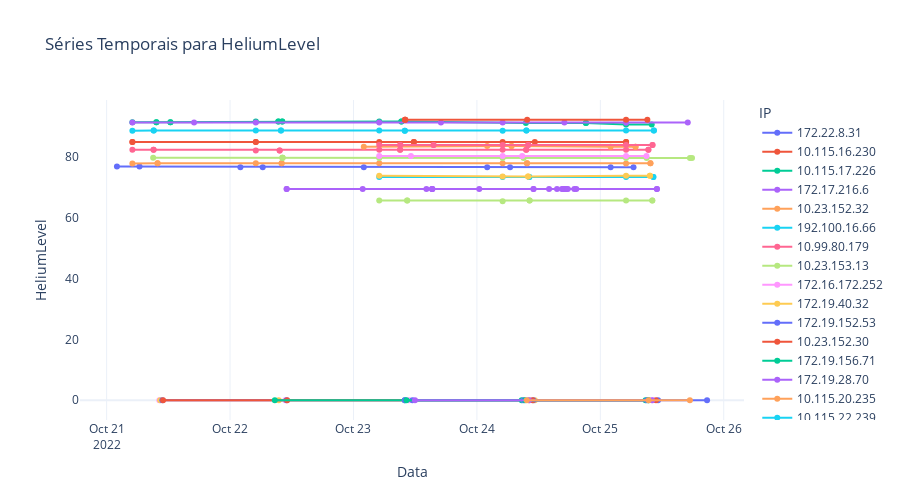

Write notebook code for a chart like this one.
### Code cell
fig = px.line(
    df.sort_index(), 
    y="HeliumLevel", 
    line_group="IP", 
    color="IP", 
    markers=True,
    hover_data=["IP"],
    title="Séries Temporais para HeliumLevel",
    height=500
)
fig.update_traces(
    hovertemplate="<br>%{x|%H:%M - %d/%m}<br>IP: %{customdata[0]}<br>BoreTemperature: %{y}<extra></extra>"
)
fig.update_layout(
    yaxis=dict(showgrid=False)
)
fig.show(renderer="colab")

### Figure 1 — Plotly figure (JSON) as saved in the notebook; plotly's stock layout.template omitted (floating-point values rounded to 4 significant figures)
{"data": [{"customdata": [["172.22.8.31"], ["172.22.8.31"], ["172.22.8.31"], ["172.22.8.31"], ["172.22.8.31"], ["172.22.8.31"], ["172.22.8.31"], ["172.22.8.31"], ["172.22.8.31"]], "hovertemplate": "<br>%{x|%H:%M - %d/%m}<br>IP: %{customdata[0]}<br>BoreTemperature: %{y}<extra></extra>", "legendgroup": "172.22.8.31", "line": {"color": "#636efa", "dash": "solid"}, "marker": {"symbol": "circle"}, "mode": "lines+markers", "name": "172.22.8.31", "orientation": "v", "showlegend": true, "type": "scatter", "x": ["2022-10-21T02:00:19", "2022-10-21T06:23:47", "2022-10-22T02:00:19", "2022-10-22T06:21:05", "2022-10-23T02:00:19", "2022-10-24T02:00:19", "2022-10-24T06:26:59", "2022-10-25T02:00:20", "2022-10-25T06:27:29"], "xaxis": "x", "y": [76.9, 76.9, 76.7, 76.7, 76.7, 76.7, 76.7, 76.7, 76.7], "yaxis": "y"}, {"customdata": [["10.115.16.230"], ["10.115.16.230"], ["10.115.16.230"], ["10.115.16.230"], ["10.115.16.230"], ["10.115.16.230"], ["10.115.16.230"], ["10.115.16.230"], ["10.115.16.230"], ["10.115.16.230"], ["10.115.16.230"]], "hovertemplate": "<br>%{x|%H:%M - %d/%m}<br>IP: %{customdata[0]}<br>BoreTemperature: %{y}<extra></extra>", "legendgroup": "10.115.16.230", "line": {"color": "#EF553B", "dash": "solid"}, "marker": {"symbol": "circle"}, "mode": "lines+markers", "name": "10.115.16.230", "orientation": "v", "showlegend": true, "type": "scatter", "x": ["2022-10-21T05:00:17", "2022-10-21T05:00:39", "2022-10-22T05:00:18", "2022-10-22T05:00:37", "2022-10-23T05:00:17", "2022-10-23T11:44:39", "2022-10-23T11:44:44", "2022-10-24T05:00:18", "2022-10-24T11:15:37", "2022-10-25T05:00:18", "2022-10-25T05:00:46"], "xaxis": "x", "y": [85, 85, 85, 85, 85, 85, 85, 85, 85, 85, 85], "yaxis": "y"}, {"customdata": [["10.115.17.226"], ["10.115.17.226"], ["10.115.17.226"], ["10.115.17.226"], ["10.115.17.226"], ["10.115.17.226"], ["10.115.17.226"], ["10.115.17.226"], ["10.115.17.226"], ["10.115.17.226"], ["10.115.17.226"], ["10.115.17.226"], ["10.115.17.226"], ["10.115.17.226"], ["10.115.17.226"], ["10.115.17.226"], ["10.115.17.226"], ["10.115.17.226"]], "hovertemplate": "<br>%{x|%H:%M - %d/%m}<br>IP: %{customdata[0]}<br>BoreTemperature: %{y}<extra></extra>", "legendgroup": "10.115.17.226", "line": {"color": "#00cc96", "dash": "solid"}, "marker": {"symbol": "circle"}, "mode": "lines+markers", "name": "10.115.17.226", "orientation": "v", "showlegend": true, "type": "scatter", "x": ["2022-10-21T05:00:18", "2022-10-21T09:40:14", "2022-10-21T09:40:24", "2022-10-21T12:23:49", "2022-10-21T12:24:24", "2022-10-22T05:00:19", "2022-10-22T09:23:23", "2022-10-22T09:23:33", "2022-10-22T10:08:28", "2022-10-22T10:09:01", "2022-10-23T05:00:18", "2022-10-23T09:18:40", "2022-10-23T09:18:51", "2022-10-24T09:31:44", "2022-10-24T21:11:51", "2022-10-24T21:12:27", "2022-10-25T05:00:18", "2022-10-25T09:59:37"], "xaxis": "x", "y": [91.5, 91.5, 91.5, 91.5, 91.5, 91.7, 91.7, 91.7, 91.7, 91.7, 91.7, 91.7, 91.7, 91.2, 91.2, 91.2, 90.7, 90.7], "yaxis": "y"}, {"customdata": [["172.17.216.6"], ["172.17.216.6"], ["172.17.216.6"], ["172.17.216.6"], ["172.17.216.6"], ["172.17.216.6"], ["172.17.216.6"], ["172.17.216.6"], ["172.17.216.6"]], "hovertemplate": "<br>%{x|%H:%M - %d/%m}<br>IP: %{customdata[0]}<br>BoreTemperature: %{y}<extra></extra>", "legendgroup": "172.17.216.6", "line": {"color": "#ab63fa", "dash": "solid"}, "marker": {"symbol": "circle"}, "mode": "lines+markers", "name": "172.17.216.6", "orientation": "v", "showlegend": true, "type": "scatter", "x": ["2022-10-21T05:00:19", "2022-10-21T17:00:20", "2022-10-22T05:00:21", "2022-10-23T05:00:20", "2022-10-23T17:00:19", "2022-10-24T05:00:19", "2022-10-24T17:00:19", "2022-10-25T05:00:19", "2022-10-25T17:00:19"], "xaxis": "x", "y": [91.4, 91.4, 91.4, 91.4, 91.4, 91.4, 91.4, 91.3, 91.4], "yaxis": "y"}, {"customdata": [["10.23.152.32"], ["10.23.152.32"], ["10.23.152.32"], ["10.23.152.32"], ["10.23.152.32"], ["10.23.152.32"], ["10.23.152.32"], ["10.23.152.32"], ["10.23.152.32"], ["10.23.152.32"], ["10.23.152.32"], ["10.23.152.32"], ["10.23.152.32"]], "hovertemplate": "<br>%{x|%H:%M - %d/%m}<br>IP: %{customdata[0]}<br>BoreTemperature: %{y}<extra></extra>", "legendgroup": "10.23.152.32", "line": {"color": "#FFA15A", "dash": "solid"}, "marker": {"symbol": "circle"}, "mode": "lines+markers", "name": "10.23.152.32", "orientation": "v", "showlegend": true, "type": "scatter", "x": ["2022-10-21T05:00:20", "2022-10-21T09:53:56", "2022-10-21T09:54:21", "2022-10-22T05:00:19", "2022-10-22T10:01:28", "2022-10-22T10:01:54", "2022-10-23T05:00:19", "2022-10-24T05:00:19", "2022-10-24T09:44:11", "2022-10-24T09:44:36", "2022-10-25T05:00:20", "2022-10-25T09:44:13", "2022-10-25T09:44:38"], "xaxis": "x", "y": [77.9, 78, 78, 78, 78, 78, 78, 78, 78, 78, 77.9, 78, 78], "yaxis": "y"}, {"customdata": [["192.100.16.66"], ["192.100.16.66"], ["192.100.16.66"], ["192.100.16.66"], ["192.100.16.66"], ["192.100.16.66"], ["192.100.16.66"], ["192.100.16.66"], ["192.100.16.66"], ["192.100.16.66"], ["192.100.16.66"], ["192.100.16.66"], ["192.100.16.66"], ["192.100.16.66"], ["192.100.16.66"]], "hovertemplate": "<br>%{x|%H:%M - %d/%m}<br>IP: %{customdata[0]}<br>BoreTemperature: %{y}<extra></extra>", "legendgroup": "192.100.16.66", "line": {"color": "#19d3f3", "dash": "solid"}, "marker": {"symbol": "circle"}, "mode": "lines+markers", "name": "192.100.16.66", "orientation": "v", "showlegend": true, "type": "scatter", "x": ["2022-10-21T05:00:20", "2022-10-21T09:09:10", "2022-10-21T09:09:36", "2022-10-22T05:00:21", "2022-10-22T09:53:40", "2022-10-22T09:54:05", "2022-10-23T05:00:20", "2022-10-23T09:58:51", "2022-10-23T09:59:16", "2022-10-24T05:00:21", "2022-10-24T09:36:59", "2022-10-24T09:37:24", "2022-10-25T05:00:20", "2022-10-25T10:24:46", "2022-10-25T10:25:11"], "xaxis": "x", "y": [88.7, 88.8, 88.8, 88.8, 88.8, 88.8, 88.8, 88.7, 88.7, 88.7, 88.8, 88.8, 88.8, 88.8, 88.8], "yaxis": "y"}, {"customdata": [["10.99.80.179"], ["10.99.80.179"], ["10.99.80.179"], ["10.99.80.179"], ["10.99.80.179"], ["10.99.80.179"], ["10.99.80.179"], ["10.99.80.179"], ["10.99.80.179"], ["10.99.80.179"], ["10.99.80.179"], ["10.99.80.179"], ["10.99.80.179"], ["10.99.80.179"], ["10.99.80.179"]], "hovertemplate": "<br>%{x|%H:%M - %d/%m}<br>IP: %{customdata[0]}<br>BoreTemperature: %{y}<extra></extra>", "legendgroup": "10.99.80.179", "line": {"color": "#FF6692", "dash": "solid"}, "marker": {"symbol": "circle"}, "mode": "lines+markers", "name": "10.99.80.179", "orientation": "v", "showlegend": true, "type": "scatter", "x": ["2022-10-21T05:00:27", "2022-10-21T09:07:21", "2022-10-21T09:07:44", "2022-10-22T05:00:26", "2022-10-22T09:38:52", "2022-10-22T09:39:15", "2022-10-23T05:00:26", "2022-10-23T09:03:57", "2022-10-23T09:04:20", "2022-10-24T05:00:27", "2022-10-24T09:34:58", "2022-10-24T09:35:21", "2022-10-25T05:00:27", "2022-10-25T09:20:42", "2022-10-25T09:21:07"], "xaxis": "x", "y": [82.4, 82.4, 82.4, 82.2, 82.2, 82.2, 82.4, 82.4, 82.4, 82.4, 82.4, 82.4, 82.4, 82.4, 82.4], "yaxis": "y"}, {"customdata": [["10.23.153.13"], ["10.23.153.13"], ["10.23.153.13"], ["10.23.153.13"], ["10.23.153.13"], ["10.23.153.13"], ["10.23.153.13"], ["10.23.153.13"], ["10.23.153.13"], ["10.23.153.13"], ["10.23.153.13"]], "hovertemplate": "<br>%{x|%H:%M - %d/%m}<br>IP: %{customdata[0]}<br>BoreTemperature: %{y}<extra></extra>", "legendgroup": "10.23.153.13", "line": {"color": "#B6E880", "dash": "solid"}, "marker": {"symbol": "circle"}, "mode": "lines+markers", "name": "10.23.153.13", "orientation": "v", "showlegend": true, "type": "scatter", "x": ["2022-10-21T09:02:47", "2022-10-22T10:09:00", "2022-10-22T10:13:06", "2022-10-22T10:13:29", "2022-10-23T05:00:20", "2022-10-24T05:00:19", "2022-10-24T09:04:56", "2022-10-25T05:00:19", "2022-10-25T09:00:15", "2022-10-25T17:25:49", "2022-10-25T17:49:53"], "xaxis": "x", "y": [79.8, 79.8, 79.8, 79.8, 79.7, 79.7, 79.7, 79.7, 79.7, 79.7, 79.7], "yaxis": "y"}, {"customdata": [["172.16.172.252"], ["172.16.172.252"], ["172.16.172.252"], ["172.16.172.252"], ["172.16.172.252"]], "hovertemplate": "<br>%{x|%H:%M - %d/%m}<br>IP: %{customdata[0]}<br>BoreTemperature: %{y}<extra></extra>", "legendgroup": "172.16.172.252", "line": {"color": "#FF97FF", "dash": "solid"}, "marker": {"symbol": "circle"}, "mode": "lines+markers", "name": "172.16.172.252", "orientation": "v", "showlegend": true, "type": "scatter", "x": ["2022-10-21T10:15:04", "2022-10-22T10:45:43", "2022-10-23T10:45:51", "2022-10-24T10:14:59", "2022-10-25T10:10:30"], "xaxis": "x", "y": [0, 0, 0, 0, 0], "yaxis": "y"}, {"customdata": [["172.19.40.32"], ["172.19.40.32"], ["172.19.40.32"], ["172.19.40.32"], ["172.19.40.32"]], "hovertemplate": "<br>%{x|%H:%M - %d/%m}<br>IP: %{customdata[0]}<br>BoreTemperature: %{y}<extra></extra>", "legendgroup": "172.19.40.32", "line": {"color": "#FECB52", "dash": "solid"}, "marker": {"symbol": "circle"}, "mode": "lines+markers", "name": "172.19.40.32", "orientation": "v", "showlegend": true, "type": "scatter", "x": ["2022-10-21T10:24:41", "2022-10-22T09:28:30", "2022-10-24T10:10:16", "2022-10-24T11:16:23", "2022-10-25T09:21:25"], "xaxis": "x", "y": [0, 0, 0, 0, 0], "yaxis": "y"}, {"customdata": [["172.19.152.53"], ["172.19.152.53"], ["172.19.152.53"], ["172.19.152.53"], ["172.19.152.53"], ["172.19.152.53"]], "hovertemplate": "<br>%{x|%H:%M - %d/%m}<br>IP: %{customdata[0]}<br>BoreTemperature: %{y}<extra></extra>", "legendgroup": "172.19.152.53", "line": {"color": "#636efa", "dash": "solid"}, "marker": {"symbol": "circle"}, "mode": "lines+markers", "name": "172.19.152.53", "orientation": "v", "showlegend": true, "type": "scatter", "x": ["2022-10-21T10:49:27", "2022-10-22T10:59:03", "2022-10-23T11:28:07", "2022-10-24T10:59:03", "2022-10-25T11:14:00", "2022-10-25T20:45:17"], "xaxis": "x", "y": [0, 0, 0, 0, 0, 0], "yaxis": "y"}, {"customdata": [["10.23.152.30"], ["10.23.152.30"], ["10.23.152.30"], ["10.23.152.30"]], "hovertemplate": "<br>%{x|%H:%M - %d/%m}<br>IP: %{customdata[0]}<br>BoreTemperature: %{y}<extra></extra>", "legendgroup": "10.23.152.30", "line": {"color": "#EF553B", "dash": "solid"}, "marker": {"symbol": "circle"}, "mode": "lines+markers", "name": "10.23.152.30", "orientation": "v", "showlegend": true, "type": "scatter", "x": ["2022-10-21T10:58:15", "2022-10-22T11:06:08", "2022-10-24T10:49:12", "2022-10-25T10:49:13"], "xaxis": "x", "y": [0, 0, 0, 0], "yaxis": "y"}, {"customdata": [["172.19.156.71"], ["172.19.156.71"], ["172.19.156.71"], ["172.19.156.71"]], "hovertemplate": "<br>%{x|%H:%M - %d/%m}<br>IP: %{customdata[0]}<br>BoreTemperature: %{y}<extra></extra>", "legendgroup": "172.19.156.71", "line": {"color": "#00cc96", "dash": "solid"}, "marker": {"symbol": "circle"}, "mode": "lines+markers", "name": "172.19.156.71", "orientation": "v", "showlegend": true, "type": "scatter", "x": ["2022-10-22T08:41:59", "2022-10-23T09:59:19", "2022-10-24T08:42:32", "2022-10-25T08:47:53"], "xaxis": "x", "y": [0, 0, 0, 0], "yaxis": "y"}, {"customdata": [["172.19.28.70"], ["172.19.28.70"], ["172.19.28.70"], ["172.19.28.70"], ["172.19.28.70"], ["172.19.28.70"], ["172.19.28.70"], ["172.19.28.70"], ["172.19.28.70"], ["172.19.28.70"], ["172.19.28.70"], ["172.19.28.70"], ["172.19.28.70"], ["172.19.28.70"], ["172.19.28.70"], ["172.19.28.70"], ["172.19.28.70"], ["172.19.28.70"], ["172.19.28.70"], ["172.19.28.70"], ["172.19.28.70"]], "hovertemplate": "<br>%{x|%H:%M - %d/%m}<br>IP: %{customdata[0]}<br>BoreTemperature: %{y}<extra></extra>", "legendgroup": "172.19.28.70", "line": {"color": "#ab63fa", "dash": "solid"}, "marker": {"symbol": "circle"}, "mode": "lines+markers", "name": "172.19.28.70", "orientation": "v", "showlegend": true, "type": "scatter", "x": ["2022-10-22T11:00:19", "2022-10-22T11:00:22", "2022-10-23T01:47:36", "2022-10-23T14:10:56", "2022-10-23T15:15:27", "2022-10-23T15:19:40", "2022-10-23T15:20:05", "2022-10-24T00:27:33", "2022-10-24T11:00:19", "2022-10-24T11:00:39", "2022-10-24T14:02:18", "2022-10-24T15:34:42", "2022-10-24T16:31:40", "2022-10-24T16:48:18", "2022-10-24T17:05:18", "2022-10-24T17:25:49", "2022-10-24T17:40:59", "2022-10-24T18:56:41", "2022-10-24T19:19:45", "2022-10-25T11:00:10", "2022-10-25T11:00:19"], "xaxis": "x", "y": [69.5, 69.5, 69.5, 69.5, 69.5, 69.5, 69.5, 69.5, 69.5, 69.5, 69.5, 69.5, 69.5, 69.5, 69.5, 69.5, 69.5, 69.5, 69.5, 69.5, 69.5], "yaxis": "y"}, {"customdata": [["10.115.20.235"], ["10.115.20.235"], ["10.115.20.235"], ["10.115.20.235"], ["10.115.20.235"], ["10.115.20.235"], ["10.115.20.235"]], "hovertemplate": "<br>%{x|%H:%M - %d/%m}<br>IP: %{customdata[0]}<br>BoreTemperature: %{y}<extra></extra>", "legendgroup": "10.115.20.235", "line": {"color": "#FFA15A", "dash": "solid"}, "marker": {"symbol": "circle"}, "mode": "lines+markers", "name": "10.115.20.235", "orientation": "v", "showlegend": true, "type": "scatter", "x": ["2022-10-23T02:00:18", "2022-10-24T02:00:18", "2022-10-24T06:44:07", "2022-10-24T06:44:23", "2022-10-25T02:00:18", "2022-10-25T06:50:23", "2022-10-25T06:50:44"], "xaxis": "x", "y": [83.4, 83.7, 83.7, 83.7, 83.4, 83.4, 83.4], "yaxis": "y"}, {"customdata": [["10.115.22.239"], ["10.115.22.239"], ["10.115.22.239"], ["10.115.22.239"], ["10.115.22.239"], ["10.115.22.239"], ["10.115.22.239"]], "hovertemplate": "<br>%{x|%H:%M - %d/%m}<br>IP: %{customdata[0]}<br>BoreTemperature: %{y}<extra></extra>", "legendgroup": "10.115.22.239", "line": {"color": "#19d3f3", "dash": "solid"}, "marker": {"symbol": "circle"}, "mode": "lines+markers", "name": "10.115.22.239", "orientation": "v", "showlegend": true, "type": "scatter", "x": ["2022-10-23T05:00:18", "2022-10-24T05:00:18", "2022-10-24T10:11:20", "2022-10-24T10:11:35", "2022-10-25T05:00:18", "2022-10-25T10:18:44", "2022-10-25T10:18:58"], "xaxis": "x", "y": [73.5, 73.5, 73.5, 73.5, 73.5, 73.5, 73.5], "yaxis": "y"}, {"customdata": [["10.115.21.239"], ["10.115.21.239"], ["10.115.21.239"], ["10.115.21.239"], ["10.115.21.239"], ["10.115.21.239"], ["10.115.21.239"], ["10.115.21.239"], ["10.115.21.239"], ["10.115.21.239"], ["10.115.21.239"]], "hovertemplate": "<br>%{x|%H:%M - %d/%m}<br>IP: %{customdata[0]}<br>BoreTemperature: %{y}<extra></extra>", "legendgroup": "10.115.21.239", "line": {"color": "#FF6692", "dash": "solid"}, "marker": {"symbol": "circle"}, "mode": "lines+markers", "name": "10.115.21.239", "orientation": "v", "showlegend": true, "type": "scatter", "x": ["2022-10-23T05:00:18", "2022-10-23T09:06:10", "2022-10-23T09:06:34", "2022-10-23T15:33:17", "2022-10-23T15:34:05", "2022-10-24T05:00:18", "2022-10-24T09:58:33", "2022-10-24T09:58:53", "2022-10-25T05:00:18", "2022-10-25T10:08:41", "2022-10-25T10:09:03"], "xaxis": "x", "y": [84, 84, 84, 84, 84, 84, 84, 84, 84, 84, 84], "yaxis": "y"}, {"customdata": [["172.16.228.91"], ["172.16.228.91"], ["172.16.228.91"], ["172.16.228.91"], ["172.16.228.91"], ["172.16.228.91"], ["172.16.228.91"], ["172.16.228.91"], ["172.16.228.91"]], "hovertemplate": "<br>%{x|%H:%M - %d/%m}<br>IP: %{customdata[0]}<br>BoreTemperature: %{y}<extra></extra>", "legendgroup": "172.16.228.91", "line": {"color": "#B6E880", "dash": "solid"}, "marker": {"symbol": "circle"}, "mode": "lines+markers", "name": "172.16.228.91", "orientation": "v", "showlegend": true, "type": "scatter", "x": ["2022-10-23T05:00:19", "2022-10-23T10:26:19", "2022-10-23T10:26:45", "2022-10-24T05:00:19", "2022-10-24T10:14:44", "2022-10-24T10:15:09", "2022-10-25T05:00:19", "2022-10-25T10:06:07", "2022-10-25T10:06:33"], "xaxis": "x", "y": [65.7, 65.7, 65.7, 65.5, 65.7, 65.7, 65.7, 65.7, 65.7], "yaxis": "y"}, {"customdata": [["172.19.252.45"], ["172.19.252.45"], ["172.19.252.45"], ["172.19.252.45"], ["172.19.252.45"], ["172.19.252.45"]], "hovertemplate": "<br>%{x|%H:%M - %d/%m}<br>IP: %{customdata[0]}<br>BoreTemperature: %{y}<extra></extra>", "legendgroup": "172.19.252.45", "line": {"color": "#FF97FF", "dash": "solid"}, "marker": {"symbol": "circle"}, "mode": "lines+markers", "name": "172.19.252.45", "orientation": "v", "showlegend": true, "type": "scatter", "x": ["2022-10-23T05:00:19", "2022-10-23T11:10:18", "2022-10-24T05:00:20", "2022-10-24T08:48:30", "2022-10-25T05:00:19", "2022-10-25T08:58:18"], "xaxis": "x", "y": [80.4, 80.4, 80.4, 80.4, 80.4, 80.4], "yaxis": "y"}, {"customdata": [["10.23.149.13"], ["10.23.149.13"], ["10.23.149.13"], ["10.23.149.13"], ["10.23.149.13"], ["10.23.149.13"], ["10.23.149.13"]], "hovertemplate": "<br>%{x|%H:%M - %d/%m}<br>IP: %{customdata[0]}<br>BoreTemperature: %{y}<extra></extra>", "legendgroup": "10.23.149.13", "line": {"color": "#FECB52", "dash": "solid"}, "marker": {"symbol": "circle"}, "mode": "lines+markers", "name": "10.23.149.13", "orientation": "v", "showlegend": true, "type": "scatter", "x": ["2022-10-23T05:00:19", "2022-10-24T05:00:17", "2022-10-24T09:57:07", "2022-10-24T09:57:25", "2022-10-25T05:00:18", "2022-10-25T09:38:56", "2022-10-25T09:39:17"], "xaxis": "x", "y": [73.9, 73.6, 73.6, 73.6, 73.9, 73.9, 73.9], "yaxis": "y"}, {"customdata": [["172.30.1.179"], ["172.30.1.179"], ["172.30.1.179"]], "hovertemplate": "<br>%{x|%H:%M - %d/%m}<br>IP: %{customdata[0]}<br>BoreTemperature: %{y}<extra></extra>", "legendgroup": "172.30.1.179", "line": {"color": "#636efa", "dash": "solid"}, "marker": {"symbol": "circle"}, "mode": "lines+markers", "name": "172.30.1.179", "orientation": "v", "showlegend": true, "type": "scatter", "x": ["2022-10-23T09:59:11", "2022-10-24T09:02:50", "2022-10-25T09:04:58"], "xaxis": "x", "y": [0, 0, 0], "yaxis": "y"}, {"customdata": [["10.23.157.71"], ["10.23.157.71"], ["10.23.157.71"], ["10.23.157.71"], ["10.23.157.71"], ["10.23.157.71"]], "hovertemplate": "<br>%{x|%H:%M - %d/%m}<br>IP: %{customdata[0]}<br>BoreTemperature: %{y}<extra></extra>", "legendgroup": "10.23.157.71", "line": {"color": "#EF553B", "dash": "solid"}, "marker": {"symbol": "circle"}, "mode": "lines+markers", "name": "10.23.157.71", "orientation": "v", "showlegend": true, "type": "scatter", "x": ["2022-10-23T09:59:28", "2022-10-23T10:03:33", "2022-10-23T10:03:57", "2022-10-24T09:46:31", "2022-10-25T05:00:19", "2022-10-25T09:08:57"], "xaxis": "x", "y": [92.3, 92.3, 92.3, 92.3, 92.3, 92.3], "yaxis": "y"}, {"customdata": [["172.30.1.72"], ["172.30.1.72"], ["172.30.1.72"]], "hovertemplate": "<br>%{x|%H:%M - %d/%m}<br>IP: %{customdata[0]}<br>BoreTemperature: %{y}<extra></extra>", "legendgroup": "172.30.1.72", "line": {"color": "#00cc96", "dash": "solid"}, "marker": {"symbol": "circle"}, "mode": "lines+markers", "name": "172.30.1.72", "orientation": "v", "showlegend": true, "type": "scatter", "x": ["2022-10-23T10:18:25", "2022-10-24T09:20:40", "2022-10-25T09:22:45"], "xaxis": "x", "y": [0, 0, 0], "yaxis": "y"}, {"customdata": [["172.16.96.2"], ["172.16.96.2"], ["172.16.96.2"]], "hovertemplate": "<br>%{x|%H:%M - %d/%m}<br>IP: %{customdata[0]}<br>BoreTemperature: %{y}<extra></extra>", "legendgroup": "172.16.96.2", "line": {"color": "#ab63fa", "dash": "solid"}, "marker": {"symbol": "circle"}, "mode": "lines+markers", "name": "172.16.96.2", "orientation": "v", "showlegend": true, "type": "scatter", "x": ["2022-10-23T11:57:37", "2022-10-24T10:06:40", "2022-10-25T10:03:25"], "xaxis": "x", "y": [0, 0, 0], "yaxis": "y"}, {"customdata": [["10.23.149.30"], ["10.23.149.30"], ["10.23.149.30"]], "hovertemplate": "<br>%{x|%H:%M - %d/%m}<br>IP: %{customdata[0]}<br>BoreTemperature: %{y}<extra></extra>", "legendgroup": "10.23.149.30", "line": {"color": "#FFA15A", "dash": "solid"}, "marker": {"symbol": "circle"}, "mode": "lines+markers", "name": "10.23.149.30", "orientation": "v", "showlegend": true, "type": "scatter", "x": ["2022-10-24T09:41:43", "2022-10-25T09:23:49", "2022-10-25T17:25:13"], "xaxis": "x", "y": [0, 0, 0], "yaxis": "y"}], "layout": {"height": 500, "legend": {"title": {"text": "IP"}, "tracegroupgap": 0}, "title": {"text": "Séries Temporais para HeliumLevel"}, "xaxis": {"anchor": "y", "domain": [0, 1], "title": {"text": "Data"}}, "yaxis": {"anchor": "x", "domain": [0, 1], "showgrid": false, "title": {"text": "HeliumLevel"}}}}
